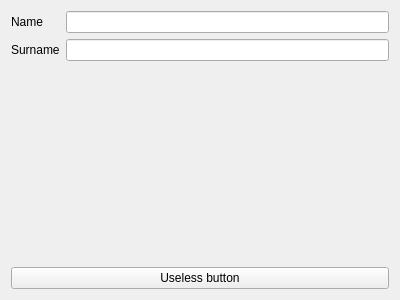
<?xml version="1.0" encoding="UTF-8"?>
<ui version="4.0">
 <class>GUI_Profile</class>
 <widget class="QWidget" name="GUI_Profile">
  <property name="geometry">
   <rect>
    <x>0</x>
    <y>0</y>
    <width>400</width>
    <height>300</height>
   </rect>
  </property>
  <property name="windowTitle">
   <string>Form</string>
  </property>
  <layout class="QVBoxLayout" name="verticalLayout">
   <item>
    <layout class="QFormLayout" name="formLayout">
     <item row="0" column="0">
      <widget class="QLabel" name="label">
       <property name="text">
        <string>Name</string>
       </property>
      </widget>
     </item>
     <item row="0" column="1">
      <widget class="QLineEdit" name="lineEdit"/>
     </item>
     <item row="1" column="0">
      <widget class="QLabel" name="label_2">
       <property name="text">
        <string>Surname</string>
       </property>
      </widget>
     </item>
     <item row="1" column="1">
      <widget class="QLineEdit" name="lineEdit_2"/>
     </item>
    </layout>
   </item>
   <item>
    <widget class="QPushButton" name="pushButton">
     <property name="text">
      <string>Useless button</string>
     </property>
    </widget>
   </item>
  </layout>
 </widget>
 <resources/>
 <connections/>
</ui>
